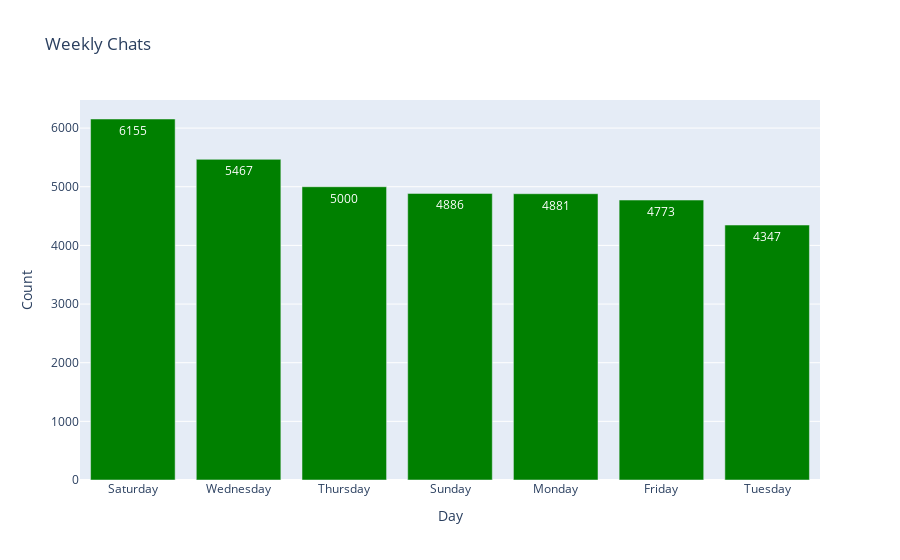

The code cell stored with this chart in its notebook:
### Code cell
days_data = lambda n: pandas.DataFrame(frame['Day'].value_counts()).reset_index().iloc[:n, :]
figure2 = graph.Figure(data = graph.Bar(y = days_data(10)['count'], x = days_data(10)['Day'], text = days_data(10)['count'], textposition = 'auto',
                                        marker_color = ['green'] * 10))
figure2.update_layout(title = 'Weekly Chats',
                   xaxis_title = 'Day',
                   yaxis_title = 'Count',)
figure2.show()

### Figure 1 — Plotly figure (JSON) as saved in the notebook; plotly's stock layout.template omitted (floating-point values rounded to 4 significant figures)
{"data": [{"marker": {"color": ["green", "green", "green", "green", "green", "green", "green", "green", "green", "green"]}, "text": [6155, 5467, 5000, 4886, 4881, 4773, 4347], "textposition": "auto", "type": "bar", "x": ["Saturday", "Wednesday", "Thursday", "Sunday", "Monday", "Friday", "Tuesday"], "y": [6155, 5467, 5000, 4886, 4881, 4773, 4347]}], "layout": {"title": {"text": "Weekly Chats"}, "xaxis": {"title": {"text": "Day"}}, "yaxis": {"title": {"text": "Count"}}}}
